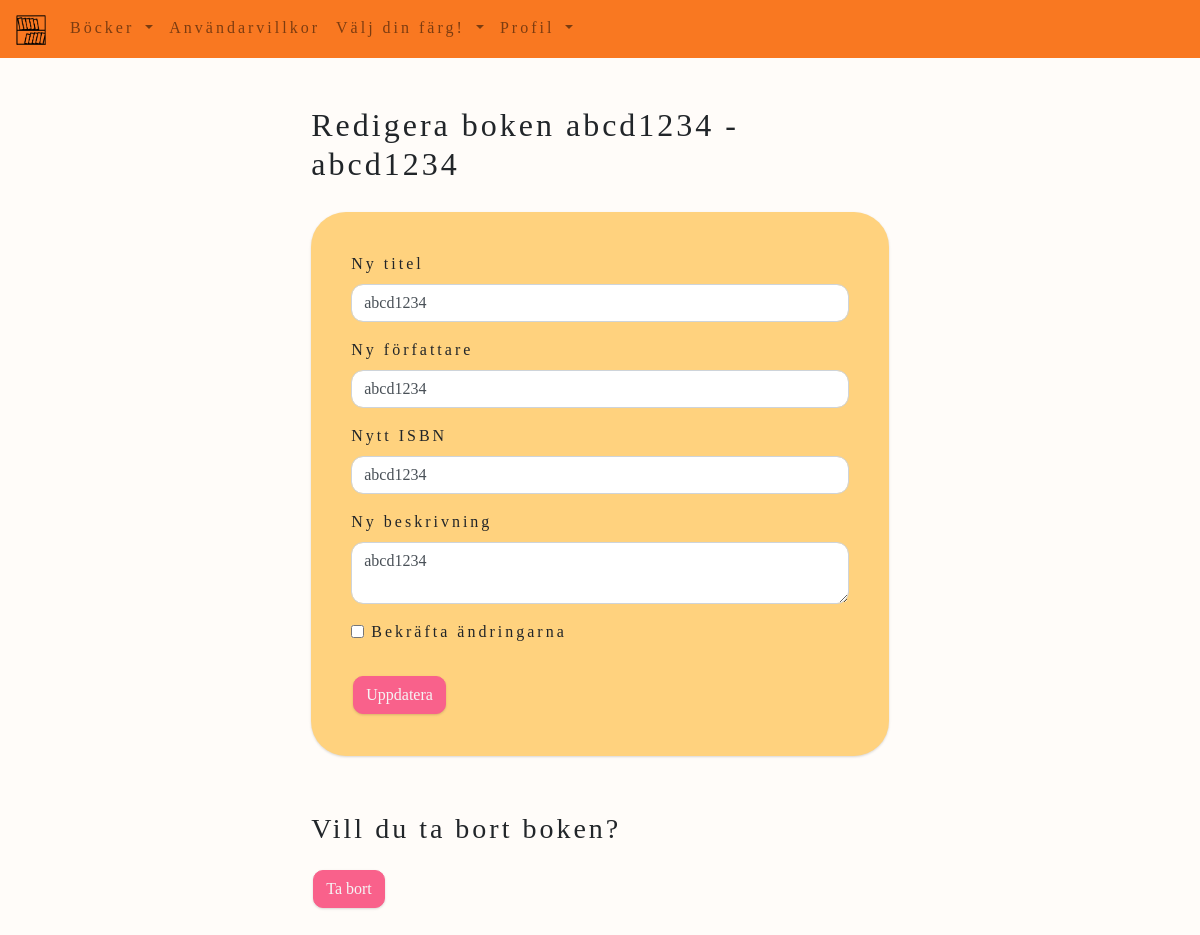
Screenshot of /edit-book/9 (signed in) with the database file from the repository.
### website/models.py (models this page shows)
class Book(db.Model):
    id = db.Column(db.Integer, primary_key = True)
    title = db.Column(db.String(150))
    author = db.Column(db.String(150))
    isbn = db.Column(db.String(150))
    review = db.Column(db.String(30000))
    user_id = db.Column(db.Integer, db.ForeignKey('user.id'))
    cover_pic = db.Column(db.String())

### website/views.py (the view, shortened to what this page needs)
@views.route('/edit-book/<int:book_id>', methods=['GET', 'POST'])
@login_required
def edit_book(book_id):
    book = Book.query.get(book_id)
    return render_template("edit_book.html",user = current_user, book = book)

### website/templates/edit_book.html (shortened to what this page needs)
{% extends "base.html" %}
{% block content %}
<div id="edit-book-div">
    <h2>Redigera boken {{book.title}} - {{book.author}}</h2>
    <form id="edit-book-form" method="POST" action="{{ url_for('views.edit_book', book_id=book.id) }}">
        <div class="form-group">
            <label for="new_title">Ny titel</label>
            <input type="text" class="form-control" id="new_title" name="new_title" value="{{ book.title }}">
        </div>
        <div class="form-group">
            <label for="new_author">Ny författare</label>
            <input type="text" class="form-control" id="new_author" name="new_author" value="{{ book.author }}">
        </div>
        <div class="form-group">
            <label for="new_isbn">Nytt ISBN</label>
            <input type="text" class="form-control" id="new_isbn" name="new_isbn" value="{{ book.isbn }}">
        </div>
        <div class="form-group">
            <label for="new_review">Ny beskrivning</label>
            <textarea class="form-control" id="new_review" name="new_review">{{ book.review }}</textarea>
        </div>
        <div class="form-group form-check">
            <input type="checkbox" class="form-check-input" id="Check1" required>
            <label class="form-check-label" for="Check1">Bekräfta ändringarna</label>
        </div>
        <button type="submit" class="btn btn-primary">Uppdatera</button>
    </form>
    <div id="delete-book-div">
        <h3>Vill du ta bort boken?</h3>
        <form method="POST" action="{{ url_for('views.remove_book', book_id=book.id) }}">
            <button type="submit" class="btn btn-primary">Ta bort</button>
        </form>
    </div>
</div>
{% endblock %}

### website/static/styles/style.css (style rules this page uses)
body { background-color: #fffcf9; font-family: "Palatino Linotype", "Book Antiqua", Palatino, serif; letter-spacing: 3px; }
.btn-primary, .btn-outline-success { color: whitesmoke; background-color:#F9618B; border-color: #F9618B; margin: 2px; margin-top:1em; border-radius:10px; box-shadow: rgba(0, 0, 0, 0.1) 0px 1px 3px 0px, rgba(0, 0, 0, 0.06) 0px 1px 2px 0px; }
#home-div, #add-book-div, #sign-up-div, #add-bio-div, #edit-profile-div, #edit-book-div, #add-pic-div, #all-books-div, #search-result-div, #user-books-div { width:75%; margin:auto; margin-top:3em; }
#add-book-form, #sign-up, #edit-profile, #edit-book-form, #add-bio-form, #user-info-div { background-color: rgb(255, 210, 126); box-shadow: rgba(0, 0, 0, 0.1) 0px 1px 3px 0px, rgba(0, 0, 0, 0.06) 0px 1px 2px 0px; }
#add-book-form, #edit-book-form { position: sticky; margin-top: 5%; margin-bottom: 3.5em; border-radius: 35px; padding: 2.5em; }
.form-control { border-radius:0.75rem; }
#user-books-div, #delete-book-div { margin-bottom: 3.5em; width:75%; margin-top:3em; }

### rows the page displays
Book: title "abcd1234", author "abcd1234", new_title "abcd1234", new_author "abcd1234", new_isbn "abcd1234", new_review "abcd1234"
